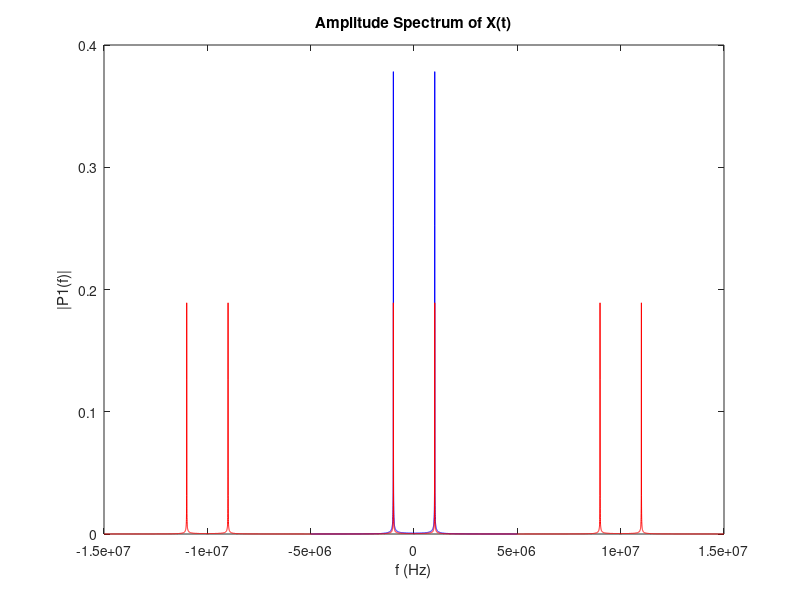

This figure's MATLAB source:
clc;
clear all;
close all;

N = 4096;
fs = 10e6;
f = 1e6;
n = (0:N-1)/fs;
interp = 3;

xin= sin(2*pi*f*n);
xinp2 = zeros(1,N*2);
for i=1:N
    xinp2(interp*i) = xin(i);
end

y=fft(xin);
yf = fftshift(abs(y/N));

yp2=fft(xinp2);
yp2f = fftshift(abs(yp2/N/2));

xf = (-N/2+1:N/2)*fs/N; 
plot(xf,yf,'b');
title('Amplitude Spectrum of X(t)');
xlabel('f (Hz)');
ylabel('|P1(f)|');

xp2f = (-N*interp/2+1:N*interp/2)*interp*fs/(N*interp); 
hold on;

plot(xp2f,yp2f,'r');

